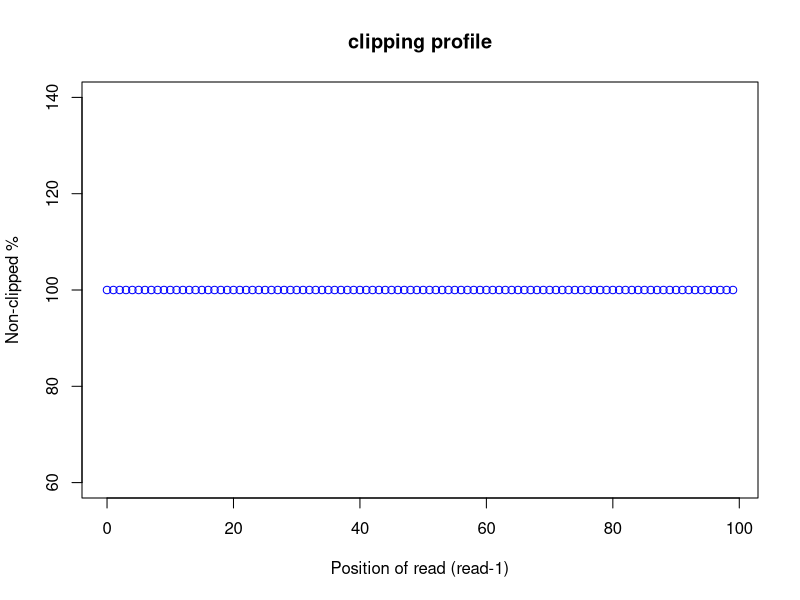
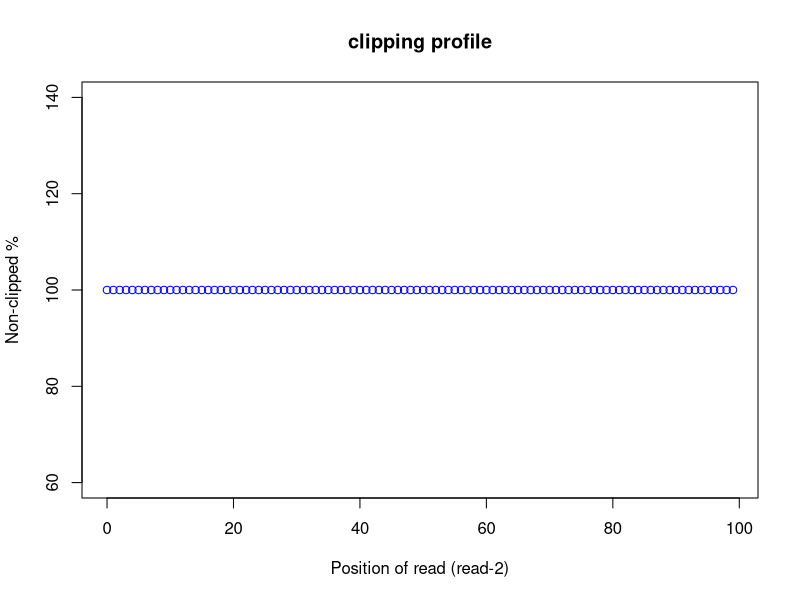

These charts were generated, in order, by the following R code:
pdf("../out_GSE56087_nor/out_RSeQC/out.clipping_profile.R1.pdf")
read_pos=c(0,1,2,3,4,5,6,7,8,9,10,11,12,13,14,15,16,17,18,19,20,21,22,23,24,25,26,27,28,29,30,31,32,33,34,35,36,37,38,39,40,41,42,43,44,45,46,47,48,49,50,51,52,53,54,55,56,57,58,59,60,61,62,63,64,65,66,67,68,69,70,71,72,73,74,75,76,77,78,79,80,81,82,83,84,85,86,87,88,89,90,91,92,93,94,95,96,97,98,99)
r1_clip_count=c(0,0,0,0,0,0,0,0,0,0,0,0,0,0,0,0,0,0,0,0,0,0,0,0,0,0,0,0,0,0,0,0,0,0,0,0,0,0,0,0,0,0,0,0,0,0,0,0,0,0,0,0,0,0,0,0,0,0,0,0,0,0,0,0,0,0,0,0,0,0,0,0,0,0,0,0,0,0,0,0,0,0,0,0,0,0,0,0,0,0,0,0,0,0,0,0,0,0,0,0)
r1_nonclip_count = 3183264 - r1_clip_count
plot(read_pos, r1_nonclip_count*100/(r1_clip_count + r1_nonclip_count),col="blue",main="clipping profile",xlab="Position of read (read-1)",ylab="Non-clipped %",type="b")
dev.off()
pdf("../out_GSE56087_nor/out_RSeQC/out.clipping_profile.R2.pdf")
read_pos=c(0,1,2,3,4,5,6,7,8,9,10,11,12,13,14,15,16,17,18,19,20,21,22,23,24,25,26,27,28,29,30,31,32,33,34,35,36,37,38,39,40,41,42,43,44,45,46,47,48,49,50,51,52,53,54,55,56,57,58,59,60,61,62,63,64,65,66,67,68,69,70,71,72,73,74,75,76,77,78,79,80,81,82,83,84,85,86,87,88,89,90,91,92,93,94,95,96,97,98,99)
r2_clip_count=c(0,0,0,0,0,0,0,0,0,0,0,0,0,0,0,0,0,0,0,0,0,0,0,0,0,0,0,0,0,0,0,0,0,0,0,0,0,0,0,0,0,0,0,0,0,0,0,0,0,0,0,0,0,0,0,0,0,0,0,0,0,0,0,0,0,0,0,0,0,0,0,0,0,0,0,0,0,0,0,0,0,0,0,0,0,0,0,0,0,0,0,0,0,0,0,0,0,0,0,0)
r2_nonclip_count = 6115890 - r2_clip_count
plot(read_pos, r2_nonclip_count*100/(r2_clip_count + r2_nonclip_count),col="blue",main="clipping profile",xlab="Position of read (read-2)",ylab="Non-clipped %",type="b")
dev.off()
